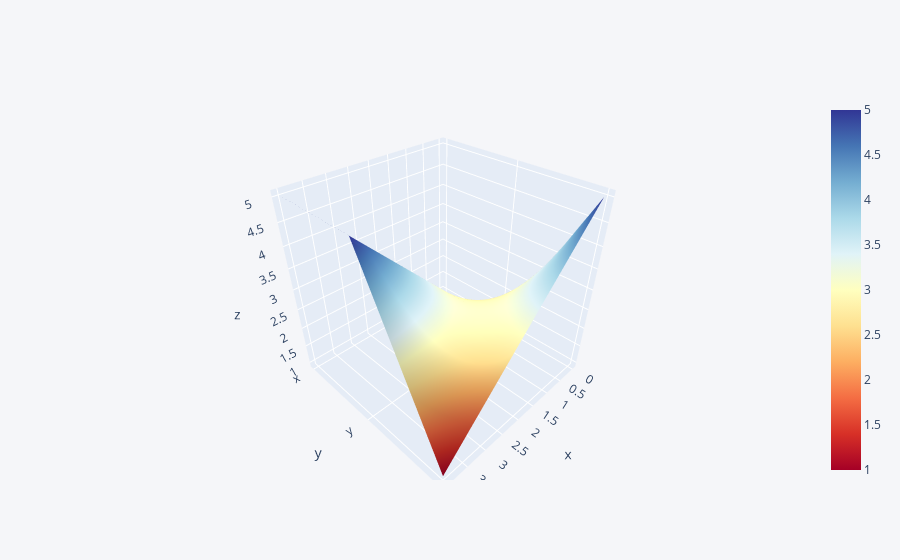

Notebook code cell kept with this figure:
### Code cell
df3.iplot(kind='surface',colorscale='rdylbu')

### Figure 1 — Plotly figure (JSON) as saved in the notebook; plotly's stock layout.template omitted (floating-point values rounded to 4 significant figures)
{"data": [{"colorscale": [[0, "rgb(165,0,38)"], [0.1, "rgb(215,48,39)"], [0.2, "rgb(244,109,67)"], [0.3, "rgb(253,174,97)"], [0.4, "rgb(254,224,144)"], [0.5, "rgb(255,255,191)"], [0.6, "rgb(224,243,248)"], [0.7, "rgb(171,217,233)"], [0.8, "rgb(116,173,209)"], [0.9, "rgb(69,117,180)"], [1, "rgb(49,54,149)"]], "type": "surface", "x": [0, 1, 2, 3, 4], "y": ["x", "y", "z"], "z": [[1, 2, 3, 4, 5], [1, 2, 3, 4, 5], [5, 4, 3, 2, 1]]}], "layout": {"legend": {"bgcolor": "#F5F6F9", "font": {"color": "#4D5663"}}, "paper_bgcolor": "#F5F6F9", "plot_bgcolor": "#F5F6F9", "title": {"font": {"color": "#4D5663"}}, "xaxis": {"gridcolor": "#E1E5ED", "showgrid": true, "tickfont": {"color": "#4D5663"}, "title": {"font": {"color": "#4D5663"}, "text": ""}, "zerolinecolor": "#E1E5ED"}, "yaxis": {"gridcolor": "#E1E5ED", "showgrid": true, "tickfont": {"color": "#4D5663"}, "title": {"font": {"color": "#4D5663"}, "text": ""}, "zerolinecolor": "#E1E5ED"}}}
